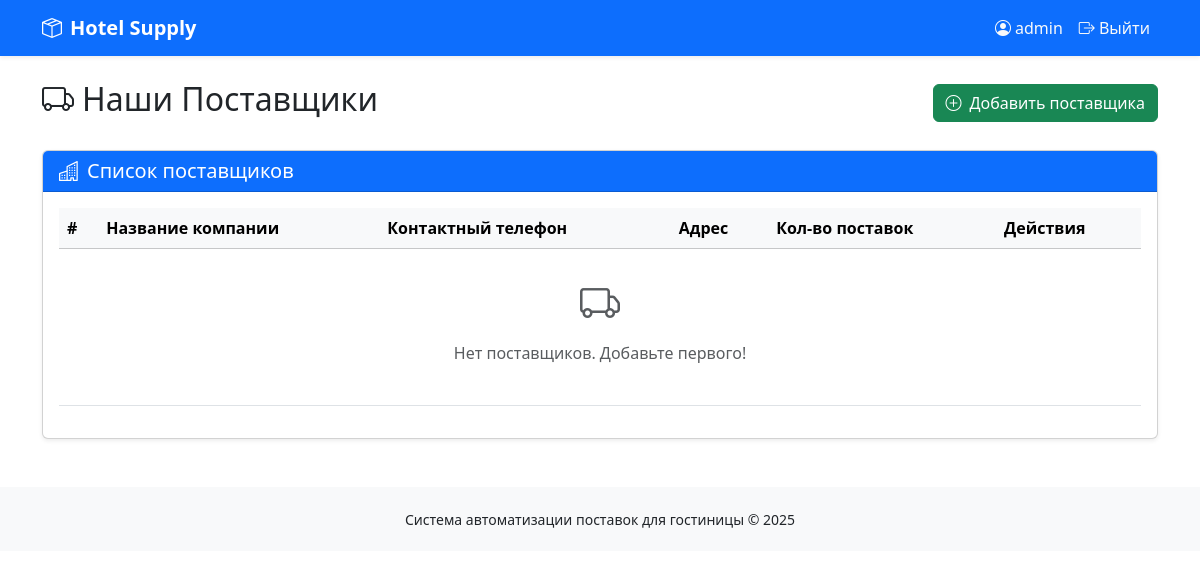
/suppliers/ (signed in), run on an earlier commit of the app's database.
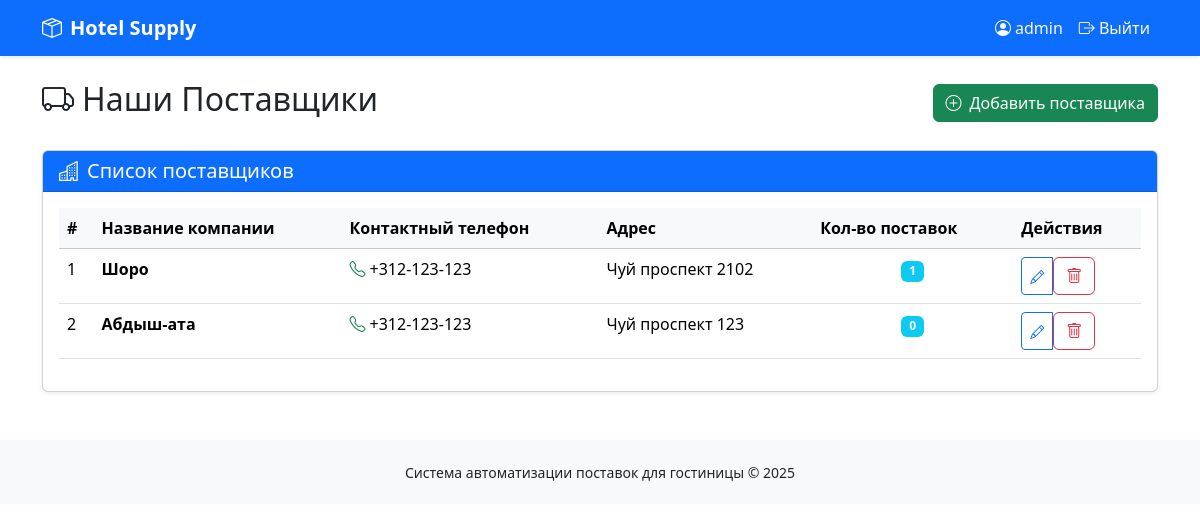
And on a later commit of the database.
### inventory/models.py (models this page shows, shortened)
class Supplier(models.Model):
    name = models.CharField(max_length=255)
    phone = models.CharField(max_length=50, blank=True, null=True)
    address = models.TextField(blank=True, null=True)
    class Meta:
        verbose_name = 'Поставщик'
        verbose_name_plural = 'Поставщики'

### accounts/decorators.py (the view, shortened to what this page needs)
        def wrapper_func(request, *args, **kwargs):
            if not request.user.is_authenticated:
                messages.error(request, "Требуется авторизация")
                return redirect('login')
            if request.user.is_superuser:
                return view_func(request, *args, **kwargs)

### inventory/views.py (called while the page is built)
@login_required
@allowed_roles(['admin', 'manager'])
def suppliers(request):
    suppliers = Supplier.objects.all().order_by('name')
    return render(request, "suppliers.html", {
        "suppliers": suppliers
    })

### templates/suppliers.html (shortened to what this page needs)
{% extends 'base.html' %}
{% block content %}
<div class="d-flex justify-content-between align-items-center mb-4">
    <h1 class="h2"><i class="bi bi-truck me-2"></i>Наши Поставщики</h1>
    <button type="button" class="btn btn-success" data-bs-toggle="modal" data-bs-target="#addSupplierModal">
        <i class="bi bi-plus-circle me-2"></i>Добавить поставщика
    </button>
</div>
<div class="card shadow-sm">
    <div class="card-header bg-primary text-white">
        <h5 class="mb-0"><i class="bi bi-buildings me-2"></i>Список поставщиков</h5>
    </div>
    <div class="card-body">
        <div class="table-responsive">
            <table class="table table-hover">
                <thead class="table-light">
                    <tr>
                        <th>#</th>
                        <th>Название компании</th>
                        <th>Контактный телефон</th>
                        <th>Адрес</th>
                        <th>Кол-во поставок</th>
                        <th>Действия</th>
                    </tr>
                </thead>
                <tbody>
                    {% for supplier in suppliers %}
                    <tr>
                        <td>{{ forloop.counter }}</td>
                        <td>
                            <strong>{{ supplier.name }}</strong>
                        </td>
                        <td>
                            {% if supplier.phone %}
                                <i class="bi bi-telephone text-success me-1"></i>{{ supplier.phone }}
                            {% else %}
                                <span class="text-muted">Не указан</span>
                            {% endif %}
                        </td>
                        <td>
                            {% if supplier.address %}
                                {{ supplier.address|truncatechars:50 }}
                            {% else %}
                                <span class="text-muted">Не указан</span>
                            {% endif %}
                        </td>
                        <td class="text-center">
                            <span class="badge bg-info">{{ supplier.supply_set.count }}</span>
                        </td>
                        <td>
                            <div class="btn-group btn-group-sm">
                                <button type="button" class="btn btn-outline-primary"
                                        data-bs-toggle="modal"
                                        data-bs-target="#editSupplierModal{{ supplier.id }}">
                                    <i class="bi bi-pencil"></i>
                                </button>
                                <form method="POST" action="{% url 'delete_supplier' supplier.id %}"
                                      class="d-inline" onsubmit="return confirm('Удалить поставщика?');">
                                    <button type="submit" class="btn btn-outline-danger">
                                        <i class="bi bi-trash"></i>
                                    </button>
                                </form>
                            </div>
                        </td>
                    </tr>
                    {% empty %}
                    <tr>
                        <td colspan="6" class="text-center text-muted py-4">
                            <i class="bi bi-truck fs-1"></i>
                            <p class="mt-2">Нет поставщиков. Добавьте первого!</p>
                        </td>
                    </tr>
                    {% endfor %}
                </tbody>
            </table>
        </div>
    </div>
</div>
{% endblock %}

What changed in the data, as far as the page shows it:
added Supplier: name "Шоро", phone "+312-123-123", address "Чуй проспект 2102", supply_set.count "1"
added Supplier: name "Абдыш-ата", phone "+312-123-123", address "Чуй проспект 123", supply_set.count "0"
Also different on the page:
text no longer shown: "Нет поставщиков. Добавьте первого!"
